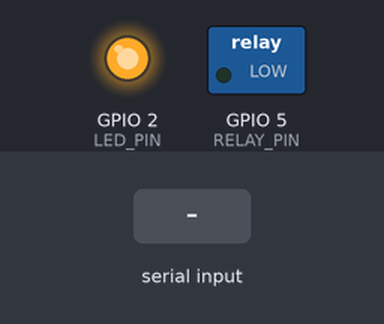
Recording of a sketch running on a simulated ESP32-S3. Parts: switched loads named in the sketch (green lamp = pin HIGH), output pins drawn as LEDs (lit = HIGH). The test bench sets the inputs (shaded band). What the sketch prints to the serial monitor is not drawn.

Above: at 2.1 s.
At 4.4 s:
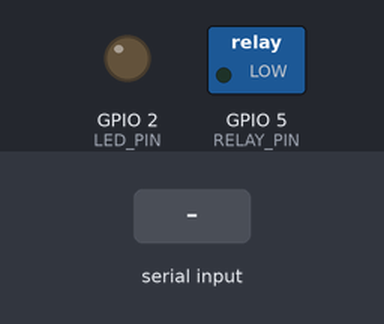
4.5 s: "led\n" received over Serial
6.0 s: "on\n" received over Serial
7.5 s: "off\n" received over Serial
Timing chart, 0 to 10.5 s (numbered marks = the images above; inputs shaded):
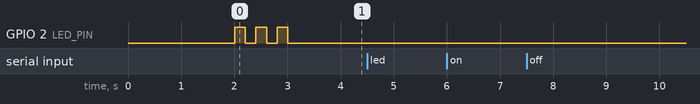

The sketch:

ESP32-S3_____.ino
```cpp
/*
 * ESP32 逐步恢复功能测试版本
 * 在超最小化版本基础上逐步添加功能
 */

// 基本引脚定义
#define LED_PIN 2        // LED引脚
#define RELAY_PIN 5      // 继电器引脚
#define MOTOR_PIN 6      // 电机引脚
#define SENSOR_PIN A0    // 传感器引脚

// 全局变量
int execution_count = 0;
int sensor_value = 0;
unsigned long last_check = 0;

void setup() {
  // 初始化串口
  Serial.begin(115200);
  delay(2000); // 延长等待时间

  Serial.println("=== ESP32 逐步恢复功能测试 ===");
  Serial.println("系统启动成功");

  // 初始化LED和继电器引脚，电机引脚暂时不初始化
  pinMode(LED_PIN, OUTPUT);
  pinMode(RELAY_PIN, OUTPUT);
  digitalWrite(LED_PIN, LOW);
  digitalWrite(RELAY_PIN, LOW);

  Serial.println("引脚初始化完成");
  Serial.println("LED引脚: " + String(LED_PIN));
  Serial.println("继电器引脚: " + String(RELAY_PIN));

  // 简单闪烁测试
  Serial.println("开始LED闪烁测试...");
  for (int i = 0; i < 3; i++) {
    digitalWrite(LED_PIN, HIGH);
    Serial.println("LED ON");
    delay(200);
    digitalWrite(LED_PIN, LOW);
    Serial.println("LED OFF");
    delay(200);
  }

  Serial.println("=== 初始化完成 ===");
  Serial.println("等待串口命令...");
  Serial.println("支持命令：");
  Serial.println("  led on/off - LED控制");
  Serial.println("  relay on/off - 继电器控制");
  Serial.println("  status - 系统状态");
  Serial.println();
}

void loop() {
  // 处理串口命令
  if (Serial.available()) {
    String command = Serial.readStringUntil('\n');
    command.trim();

    if (command.length() > 0) {
      Serial.println("收到命令: " + command);
      processCommand(command);
    }
  }

  // 定期状态检查
  if (millis() - last_check > 10000) {
    last_check = millis();
    Serial.println("系统运行正常 - 运行时间: " + String(millis()) + "ms");
  }

  delay(10);
}

// 处理命令
void processCommand(String command) {
  if (command.indexOf("led") >= 0) {
    if (command.indexOf("on") >= 0) {
      digitalWrite(LED_PIN, HIGH);
      Serial.println("LED开启");
      execution_count++;
    } else if (command.indexOf("off") >= 0) {
      digitalWrite(LED_PIN, LOW);
      Serial.println("LED关闭");
      execution_count++;
    }
  } else if (command.indexOf("relay") >= 0) {
    if (command.indexOf("on") >= 0) {
      digitalWrite(RELAY_PIN, HIGH);
      Serial.println("继电器开启");
      execution_count++;
    } else if (command.indexOf("off") >= 0) {
      digitalWrite(RELAY_PIN, LOW);
      Serial.println("继电器关闭");
      execution_count++;
    }
  } else if (command.indexOf("status") >= 0) {
    sendStatus();
  } else {
    Serial.println("未知命令: " + command);
  }
}

// 发送状态
void sendStatus() {
  Serial.println("=== 系统状态 ===");
  Serial.println("执行次数: " + String(execution_count));
  Serial.println("运行时间: " + String(millis()) + "ms");
  Serial.println("可用内存: " + String(ESP.getFreeHeap()) + " bytes");
  Serial.println("CPU频率: " + String(getCpuFrequencyMhz()) + " MHz");
  Serial.println("================");
}
```

Measured:
- after the input at 4.5 s, every drawn part: stays the same
- after the input at 6.0 s, every drawn part: stays the same
- after the input at 7.5 s, every drawn part: stays the same
